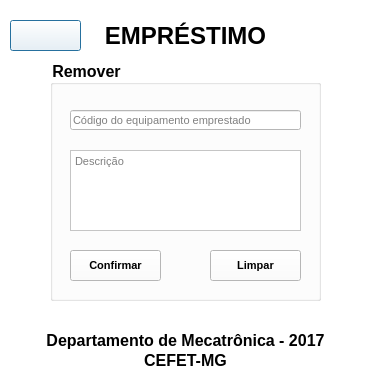
<?xml version="1.0" encoding="UTF-8"?>
<ui version="4.0">
 <class>EmpresRemover</class>
 <widget class="QDialog" name="EmpresRemover">
  <property name="geometry">
   <rect>
    <x>0</x>
    <y>0</y>
    <width>373</width>
    <height>387</height>
   </rect>
  </property>
  <property name="windowTitle">
   <string>CONTROLE DE PATRIMONIO</string>
  </property>
  <property name="styleSheet">
   <string notr="true">background-color: rgb(255, 255, 255);</string>
  </property>
  <widget class="QLabel" name="label">
   <property name="geometry">
    <rect>
     <x>0</x>
     <y>20</y>
     <width>371</width>
     <height>31</height>
    </rect>
   </property>
   <property name="palette">
    <palette>
     <active>
      <colorrole role="Button">
       <brush brushstyle="SolidPattern">
        <color alpha="255">
         <red>255</red>
         <green>255</green>
         <blue>255</blue>
        </color>
       </brush>
      </colorrole>
      <colorrole role="Base">
       <brush brushstyle="SolidPattern">
        <color alpha="255">
         <red>255</red>
         <green>255</green>
         <blue>255</blue>
        </color>
       </brush>
      </colorrole>
      <colorrole role="Window">
       <brush brushstyle="SolidPattern">
        <color alpha="255">
         <red>255</red>
         <green>255</green>
         <blue>255</blue>
        </color>
       </brush>
      </colorrole>
     </active>
     <inactive>
      <colorrole role="Button">
       <brush brushstyle="SolidPattern">
        <color alpha="255">
         <red>255</red>
         <green>255</green>
         <blue>255</blue>
        </color>
       </brush>
      </colorrole>
      <colorrole role="Base">
       <brush brushstyle="SolidPattern">
        <color alpha="255">
         <red>255</red>
         <green>255</green>
         <blue>255</blue>
        </color>
       </brush>
      </colorrole>
      <colorrole role="Window">
       <brush brushstyle="SolidPattern">
        <color alpha="255">
         <red>255</red>
         <green>255</green>
         <blue>255</blue>
        </color>
       </brush>
      </colorrole>
     </inactive>
     <disabled>
      <colorrole role="Button">
       <brush brushstyle="SolidPattern">
        <color alpha="255">
         <red>255</red>
         <green>255</green>
         <blue>255</blue>
        </color>
       </brush>
      </colorrole>
      <colorrole role="Base">
       <brush brushstyle="SolidPattern">
        <color alpha="255">
         <red>255</red>
         <green>255</green>
         <blue>255</blue>
        </color>
       </brush>
      </colorrole>
      <colorrole role="Window">
       <brush brushstyle="SolidPattern">
        <color alpha="255">
         <red>255</red>
         <green>255</green>
         <blue>255</blue>
        </color>
       </brush>
      </colorrole>
     </disabled>
    </palette>
   </property>
   <property name="font">
    <font>
     <pointsize>18</pointsize>
     <weight>75</weight>
     <bold>true</bold>
    </font>
   </property>
   <property name="text">
    <string>EMPRÉSTIMO</string>
   </property>
   <property name="alignment">
    <set>Qt::AlignCenter</set>
   </property>
  </widget>
  <widget class="QPushButton" name="pushButton">
   <property name="geometry">
    <rect>
     <x>10</x>
     <y>20</y>
     <width>71</width>
     <height>31</height>
    </rect>
   </property>
   <property name="minimumSize">
    <size>
     <width>61</width>
     <height>31</height>
    </size>
   </property>
   <property name="maximumSize">
    <size>
     <width>100</width>
     <height>100</height>
    </size>
   </property>
   <property name="styleSheet">
    <string notr="true">background-image: url(:/img/img/voltar.png);</string>
   </property>
   <property name="text">
    <string/>
   </property>
  </widget>
  <widget class="QGroupBox" name="groupBox">
   <property name="geometry">
    <rect>
     <x>50</x>
     <y>60</y>
     <width>271</width>
     <height>241</height>
    </rect>
   </property>
   <property name="font">
    <font>
     <pointsize>12</pointsize>
     <weight>75</weight>
     <bold>true</bold>
    </font>
   </property>
   <property name="title">
    <string>Remover</string>
   </property>
   <widget class="QLineEdit" name="lineEdit_2">
    <property name="geometry">
     <rect>
      <x>20</x>
      <y>50</y>
      <width>231</width>
      <height>20</height>
     </rect>
    </property>
    <property name="font">
     <font>
      <pointsize>8</pointsize>
      <weight>50</weight>
      <bold>false</bold>
     </font>
    </property>
    <property name="text">
     <string/>
    </property>
    <property name="placeholderText">
     <string>Código do equipamento emprestado</string>
    </property>
   </widget>
   <widget class="QTextEdit" name="textEdit">
    <property name="geometry">
     <rect>
      <x>20</x>
      <y>90</y>
      <width>231</width>
      <height>81</height>
     </rect>
    </property>
    <property name="font">
     <font>
      <pointsize>8</pointsize>
      <weight>50</weight>
      <bold>false</bold>
     </font>
    </property>
    <property name="placeholderText">
     <string>Descrição</string>
    </property>
   </widget>
   <zorder>lineEdit_2</zorder>
   <zorder>textEdit</zorder>
   <zorder>pushButton_2</zorder>
  </widget>
  <widget class="QPushButton" name="pushButton_2">
   <property name="geometry">
    <rect>
     <x>210</x>
     <y>250</y>
     <width>91</width>
     <height>31</height>
    </rect>
   </property>
   <property name="font">
    <font>
     <pointsize>8</pointsize>
     <weight>75</weight>
     <bold>true</bold>
    </font>
   </property>
   <property name="text">
    <string>Limpar</string>
   </property>
  </widget>
  <widget class="QPushButton" name="pushButton_3">
   <property name="geometry">
    <rect>
     <x>70</x>
     <y>250</y>
     <width>91</width>
     <height>31</height>
    </rect>
   </property>
   <property name="font">
    <font>
     <pointsize>8</pointsize>
     <weight>75</weight>
     <bold>true</bold>
    </font>
   </property>
   <property name="text">
    <string>Confirmar</string>
   </property>
  </widget>
  <widget class="QLabel" name="label_3">
   <property name="geometry">
    <rect>
     <x>0</x>
     <y>350</y>
     <width>371</width>
     <height>20</height>
    </rect>
   </property>
   <property name="font">
    <font>
     <pointsize>12</pointsize>
     <weight>75</weight>
     <bold>true</bold>
    </font>
   </property>
   <property name="text">
    <string>CEFET-MG</string>
   </property>
   <property name="alignment">
    <set>Qt::AlignCenter</set>
   </property>
  </widget>
  <widget class="QLabel" name="label_2">
   <property name="geometry">
    <rect>
     <x>0</x>
     <y>330</y>
     <width>371</width>
     <height>20</height>
    </rect>
   </property>
   <property name="font">
    <font>
     <pointsize>12</pointsize>
     <weight>75</weight>
     <bold>true</bold>
    </font>
   </property>
   <property name="text">
    <string>Departamento de Mecatrônica - 2017</string>
   </property>
   <property name="alignment">
    <set>Qt::AlignCenter</set>
   </property>
  </widget>
 </widget>
 <resources/>
 <connections>
  <connection>
   <sender>pushButton</sender>
   <signal>clicked()</signal>
   <receiver>EmpresRemover</receiver>
   <slot>close()</slot>
   <hints>
    <hint type="sourcelabel">
     <x>52</x>
     <y>44</y>
    </hint>
    <hint type="destinationlabel">
     <x>29</x>
     <y>79</y>
    </hint>
   </hints>
  </connection>
  <connection>
   <sender>pushButton_2</sender>
   <signal>clicked()</signal>
   <receiver>textEdit</receiver>
   <slot>clear()</slot>
   <hints>
    <hint type="sourcelabel">
     <x>230</x>
     <y>258</y>
    </hint>
    <hint type="destinationlabel">
     <x>199</x>
     <y>203</y>
    </hint>
   </hints>
  </connection>
  <connection>
   <sender>pushButton_2</sender>
   <signal>clicked()</signal>
   <receiver>lineEdit_2</receiver>
   <slot>clear()</slot>
   <hints>
    <hint type="sourcelabel">
     <x>277</x>
     <y>269</y>
    </hint>
    <hint type="destinationlabel">
     <x>219</x>
     <y>116</y>
    </hint>
   </hints>
  </connection>
 </connections>
</ui>
